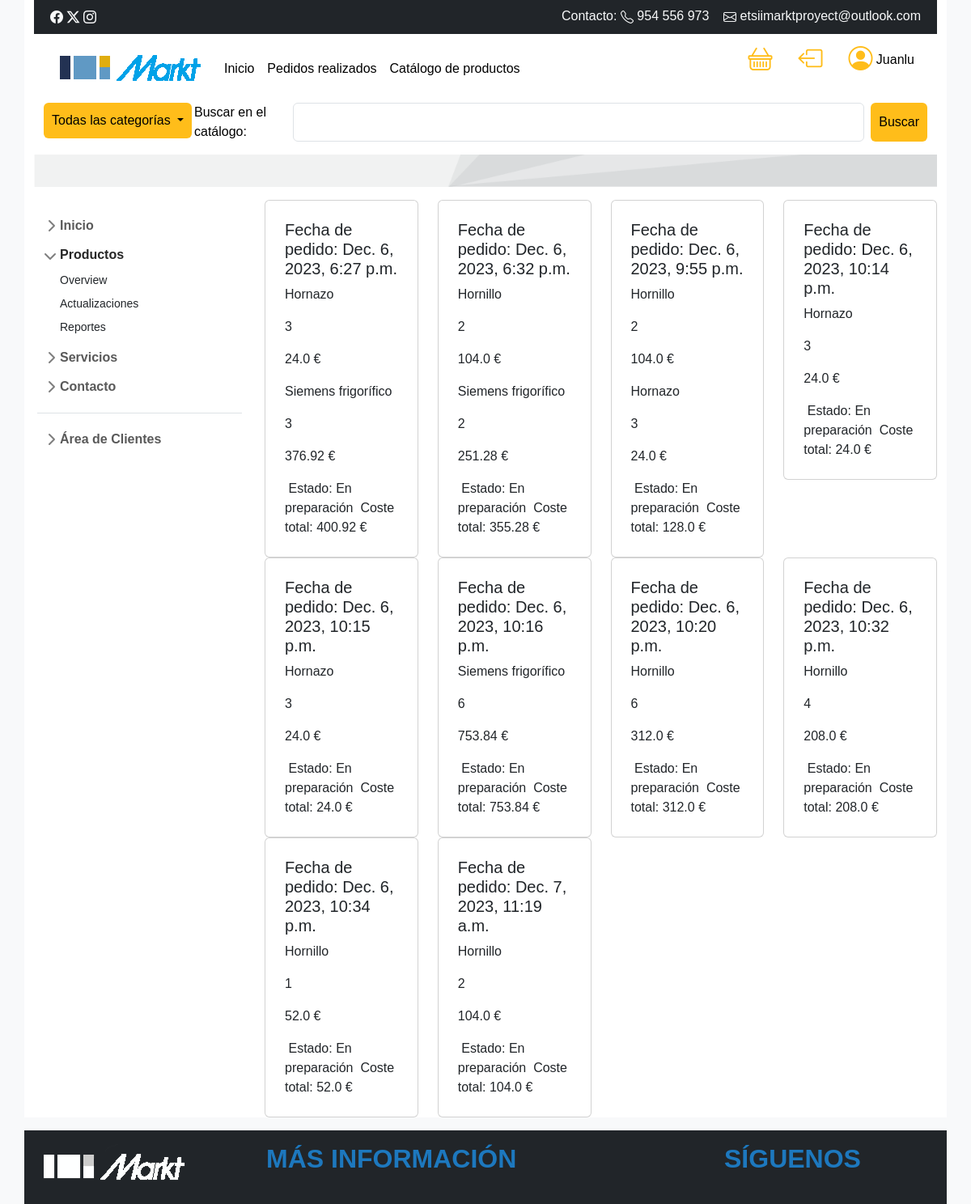
/seguimiento/ (signed in), run on an earlier commit of the app's database.
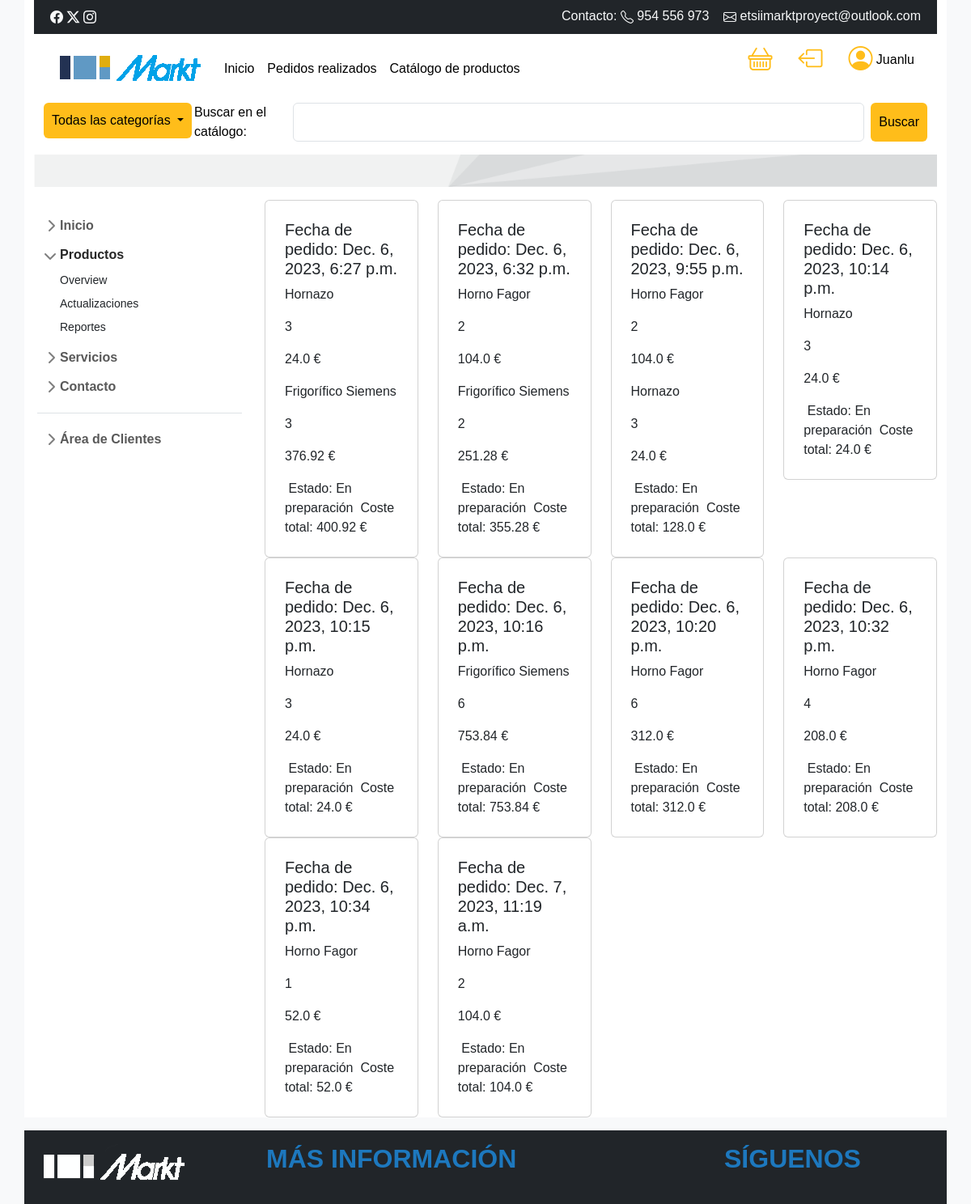
And on a later commit of the database.
### pedidos/models.py (models this page shows, shortened)
class Pedido(models.Model):
    user=models.ForeignKey(User,on_delete=models.SET_NULL, null=True, blank=True)
    fecha_pedido=models.DateTimeField(auto_now_add=True)
    completado=models.BooleanField(default=False)
    id_transaccion=models.CharField(max_length=100, null=True)
    estado = models.CharField(max_length=20, choices=[(estado.value, estado.value) for estado in EstadoProducto], null=True, blank=True)
    @property
    def get_total_carrito(self):
        productopedidos=self.productopedido_set.all()
        total=sum([p.get_total for p in productopedidos])
        return total
    def get_estado(self):
        if str(EstadoProducto.EN_PREPARACION)==self.estado:
            return 'En preparación'
        if str(EstadoProducto.ENTREGADO)==self.estado:
            return 'Entregado'
        if str(EstadoProducto.ENVIADO)==self.estado:
            return 'Enviado'
    def get_lista_de_productos_carrito(self):
        productos = [producto_pedido for producto_pedido in self.productopedido_set.all()]
        return productos

class ProductoPedido(models.Model):
    producto = models.ForeignKey(Producto, on_delete=models.SET_NULL, null=True)
    pedido= models.ForeignKey(Pedido, on_delete=models.SET_NULL, null=True)
    cantidad = models.IntegerField(default=0, null=True, blank=True)
    @property
    def get_total(self):
        total=self.producto.precio*self.cantidad
        return total

### productos/models.py (models this page shows, shortened)
class Producto(models.Model):
    categoria = models.ForeignKey(Categoria,related_name='productos', on_delete=models.SET_DEFAULT, default=Categoria.get_default_categoria)
    fabricante = models.ForeignKey(Fabricante,related_name='productos', on_delete=models.SET_DEFAULT, default=Fabricante.get_default_fabricante)
    nombre = models.CharField(max_length=100)
    precio = models.FloatField()
    descripcion = models.TextField(blank=True, null=True)
    cantidad = models.IntegerField(default=1)
    imagen = models.ImageField(upload_to='productos_imagenes', blank=True, null=True)
    class Meta:
        ordering = ['nombre']
        verbose_name_plural = 'Productos'

### pedidos/views.py (the view, shortened to what this page needs)
# urls.py: path('seguimiento/', pedidos_usuario, name='seguimiento'),
def pedidos_usuario(request):
    if request.user.is_authenticated:
        user=request.user
        pedidos = Pedido.objects.all().filter(Q(user=user) & Q(completado=True))
    return render(request, 'envios/seguimiento.html', {'pedidos': pedidos})

### templates/envios/seguimiento.html (shortened to what this page needs)
{% extends "base.html" %}
{% block content %}
<div class="row">
  {% for pedido in pedidos %}
      <div class="col-3">
          <div class="card p-2">
              <div class="card-body">
              <h5 class="card-title">Fecha de pedido: {{ pedido.fecha_pedido }}</h5>
              {% for item in pedido.get_lista_de_productos_carrito %}
            <tr>
                <p class="card-text">{{ item.producto.nombre }}</p>
                <p class="card-text">{{ item.cantidad }}</p>
                <p class="card-text">{{ item.get_total }} €</p>
            {% endfor %}
                <td>Estado: {{ pedido.get_estado }}</td>
                <td>Coste total: {{ pedido.get_total_carrito }} €</td>
            </tr>
              </div>
          </div>
      </div>
  {% endfor %}
</div>
{% endblock %}

### templates/base.html (shortened to what this page needs)
<!DOCTYPE html>
<html lang="es">
<head>
    <link href="https://cdn.jsdelivr.net/npm/bootstrap@5.3.2/dist/css/bootstrap.min.css" rel="stylesheet">
    <link rel="stylesheet" href="https://cdn.jsdelivr.net/npm/bootstrap-icons@1.11.2/font/bootstrap-icons.min.css">
    {% load static %}
    <link rel="stylesheet" href="{% static 'css/styles.css' %}">
    <link rel="stylesheet" href="{% static 'css/sidebars.css' %}">
</head>
<body>
    <div class="container wrapper">
        <div class="header mb-3">
        {% include "header.html" %}
        </div>
        <div class=" mb-3">
            <div class="row">
                <div class="col-12">
                    <img src="/media/images/cabecera-interior.png" class="img-fluid" >
                </div>
            </div>
        </div>
            <div class="row mb-3">
              <div class="col-3">
                {% include "secondary-nav.html" %}
                </div>
                <div class="col-9">
                    {% block content %} {% endblock %}
                </div>
            </div>
    </div>
    {% include "footer.html" %}
</body>
</html>

### templates/header.html (shortened to what this page needs)
    <div class="container">
      <div class="row bg-dark text-light p-2">
        <div class="col-6"><i class="bi bi-facebook"></i> <i class="bi bi-twitter-x"></i> <i class="bi bi-instagram"></i></div>
        <div class="col-6" style="text-align: right">Contacto: <i class="bi bi-telephone"></i> 	954 556 973 &nbsp;&nbsp;&nbsp;<i class="bi bi-envelope"></i> etsiimarktproyect@outlook.com</div>
    </div>
        <div class="row ">
            <div class="col-8">
                <nav class="navbar navbar-expand-lg bg-body-tertiary">
                    <div class="container-fluid">
                      <a class="navbar-brand" href="/"><img src="/media/images/logo.png" alt="Logo" class="img-fluid"></a>
                      <div class="collapse navbar-collapse" id="navbarSupportedContent">
                        <ul class="navbar-nav me-auto mb-2 mb-lg-0">
                          <li class="nav-item">
                            <a class="nav-link active" aria-current="home" href="/">Inicio</a>
                          </li>
                          <li class="nav-item">
                            <a class="nav-link" href="/seguimiento">Pedidos realizados</a>
                          </li>
                          <li class="nav-item">
                            <a class="nav-link" href="/catalogo">Catálogo de productos</a>
                          </li>
                        </ul>
                      </div>
                    </div>
                  </nav>
            </div>
            <div class="col-4">
                <ul class="nav users" style="float: right">
                  <li class="nav-item">
                    <a class="nav-link" href="/productos/carrito"><i class="bi bi-basket"></i></a>
                  </li>
                    {% if user.is_authenticated %}
                    <li class="nav-item">
                      <a class="nav-link active" aria-current="page" href="/logout"><i class="bi bi-box-arrow-left"></i></a>
                    </li>
                      <li class="nav-item">
                        <a class="nav-link active" aria-current="page" href="/perfil"><i class="bi bi-person-circle"></i> {{ user.username }}</a>
                      </li>
                    {% else %}
                      <li class="nav-item">
                        <a class="nav-link active" aria-current="page" href="/login"><i class="bi bi-person-circle"></i></a>
                      </li>
                    {% endif %}
                  </ul>
            </div>
        </div>
        <div class="row">
            <div class="col-2">
                <div class="dropdown">
                    <button class="btn btn-secondary dropdown-toggle" type="button" data-bs-toggle="dropdown" aria-expanded="false">
                      Todas las categorías
                    </button>
                  </div>
            </div>
            <div class="col">
                <form class="d-flex" role="search" method="get" action="{% url 'catalogo' %}">
                  <label for="search">Buscar en el catálogo:</label>
                    <br>
                  <input class="form-control me-2" type="text" name="q" id="search" value="{{ query }}">
                  <button class="btn btn-secondary" type="submit">Buscar</button>
            </form>
            </div>
        </div>
    </div>

### templates/secondary-nav.html (shortened to what this page needs)
<div class="row">
    <div class="flex-shrink-0 p-3 bg-white">
      <ul class="list-unstyled ps-0">
        <li class="mb-1">
          <button class="btn btn-toggle align-items-center rounded collapsed" data-bs-toggle="collapse" data-bs-target="#inicio" aria-expanded="false">
            Inicio
          </button>
        </li>
        <li class="mb-1">
          <button class="btn btn-toggle align-items-center rounded collapsed" data-bs-toggle="collapse" data-bs-target="#home-collapse" aria-expanded="true">
            Productos
          </button>
          <div class="collapse show" id="home-collapse">
            <ul class="btn-toggle-nav list-unstyled fw-normal pb-1 small">
              <li><a href="#" class="link-dark rounded">Overview</a></li>
              <li><a href="#" class="link-dark rounded">Actualizaciones</a></li>
              <li><a href="#" class="link-dark rounded">Reportes</a></li>
            </ul>
          </div>
        </li>
        <li class="mb-1">
          <button class="btn btn-toggle align-items-center rounded collapsed" data-bs-toggle="collapse" data-bs-target="#dashboard-collapse" aria-expanded="false">
            Servicios
          </button>
        </li>
        <li class="mb-1">
          <button class="btn btn-toggle align-items-center rounded collapsed" data-bs-toggle="collapse" data-bs-target="#contacto" aria-expanded="false">
            Contacto
          </button>
        </li>
        <li class="border-top my-3"></li>
        <li class="mb-1">
          <button class="btn btn-toggle align-items-center rounded collapsed" data-bs-toggle="collapse" data-bs-target="#orders-collapse" aria-expanded="false">
            Área de Clientes
          </button>
        </li>
      </ul>
    </div>
</div>

### templates/footer.html
<div class="container bg-dark text-light p-3">
    <div class="row">
        <div class="col-3">
            <a class="navbar-brand" href="/"><img src="/media/images/logo-inverso.png" alt="Logo" class="img-fluid"></a>
        </div>
        <div class="col-md-6">
            <h2>MÁS INFORMACIÓN</h2>
        </div>
        <div class="col-md-3">
            <h2>SÍGUENOS</h2>
        </div>
    </div>
</div>

### static/css/styles.css (style rules this page uses)
:root { --primary-color: #1d78be; --secondary-color: #ffbd1a; --dark-color: #333333; }
body { font-family: Arial,"Lexend Deca","Helvetica Neue",Helvetica,Arial,sans-serif; background-color: var(--bs-gray-100); color: var(--bs-black); margin: 0; padding: 0; }
.wrapper { background-color: var(--bs-white); min-height: 1000px; }
h2 { color: var(--primary-color); font-weight: 700; }
.btn.btn-secondary { background-color: var(--secondary-color); color: var(--bs-black); padding: 10px 10px; border: none; cursor: pointer; }
nav.bg-body-tertiary { --bs-bg-opacity: 0 !important; background-color: var(--bs-white) !important; }
a.nav-link.active { color: inherit; }
.nav.users .bi { color: var(--secondary-color) !important; font-size: 30px !important; }

### static/css/sidebars.css (style rules this page uses)
body { min-height: 100vh; min-height: -webkit-fill-available; }
html { height: -webkit-fill-available; }
.bi { vertical-align: -.125em; pointer-events: none; fill: currentColor; }
.dropdown-toggle { outline: 0; }
.btn-toggle { display: inline-flex; align-items: center; padding: .25rem .5rem; font-weight: 600; color: rgba(0, 0, 0, .65); background-color: transparent; border: 0; }
.btn-toggle::before { width: 1.25em; line-height: 0; transition: transform .35s ease; transform-origin: .5em 50%; }
.btn-toggle[aria-expanded="true"] { color: rgba(0, 0, 0, .85); }
.btn-toggle[aria-expanded="true"]::before { transform: rotate(90deg); }
.btn-toggle-nav a { display: inline-flex; padding: .1875rem .5rem; margin-top: .125rem; margin-left: 1.25rem; text-decoration: none; }

What changed in the data, as far as the page shows it:
changed through a linked row, ProductoPedido (number 2 of 13 on the later page): producto.nombre "Siemens frigorífico" → "Frigorífico Siemens"
changed through a linked row, ProductoPedido (number 3 of 13 on the later page): producto.nombre "Hornillo" → "Horno Fagor"
changed through a linked row, ProductoPedido (number 4 of 13 on the later page): producto.nombre "Siemens frigorífico" → "Frigorífico Siemens"
changed through a linked row, ProductoPedido (number 5 of 13 on the later page): producto.nombre "Hornillo" → "Horno Fagor"
changed through a linked row, ProductoPedido (number 9 of 13 on the later page): producto.nombre "Siemens frigorífico" → "Frigorífico Siemens"
changed through a linked row, ProductoPedido (number 10 of 13 on the later page): producto.nombre "Hornillo" → "Horno Fagor"
changed through a linked row, ProductoPedido (number 11 of 13 on the later page): producto.nombre "Hornillo" → "Horno Fagor"
changed through a linked row, ProductoPedido (number 12 of 13 on the later page): producto.nombre "Hornillo" → "Horno Fagor"
changed through a linked row, ProductoPedido (number 13 of 13 on the later page): producto.nombre "Hornillo" → "Horno Fagor"
